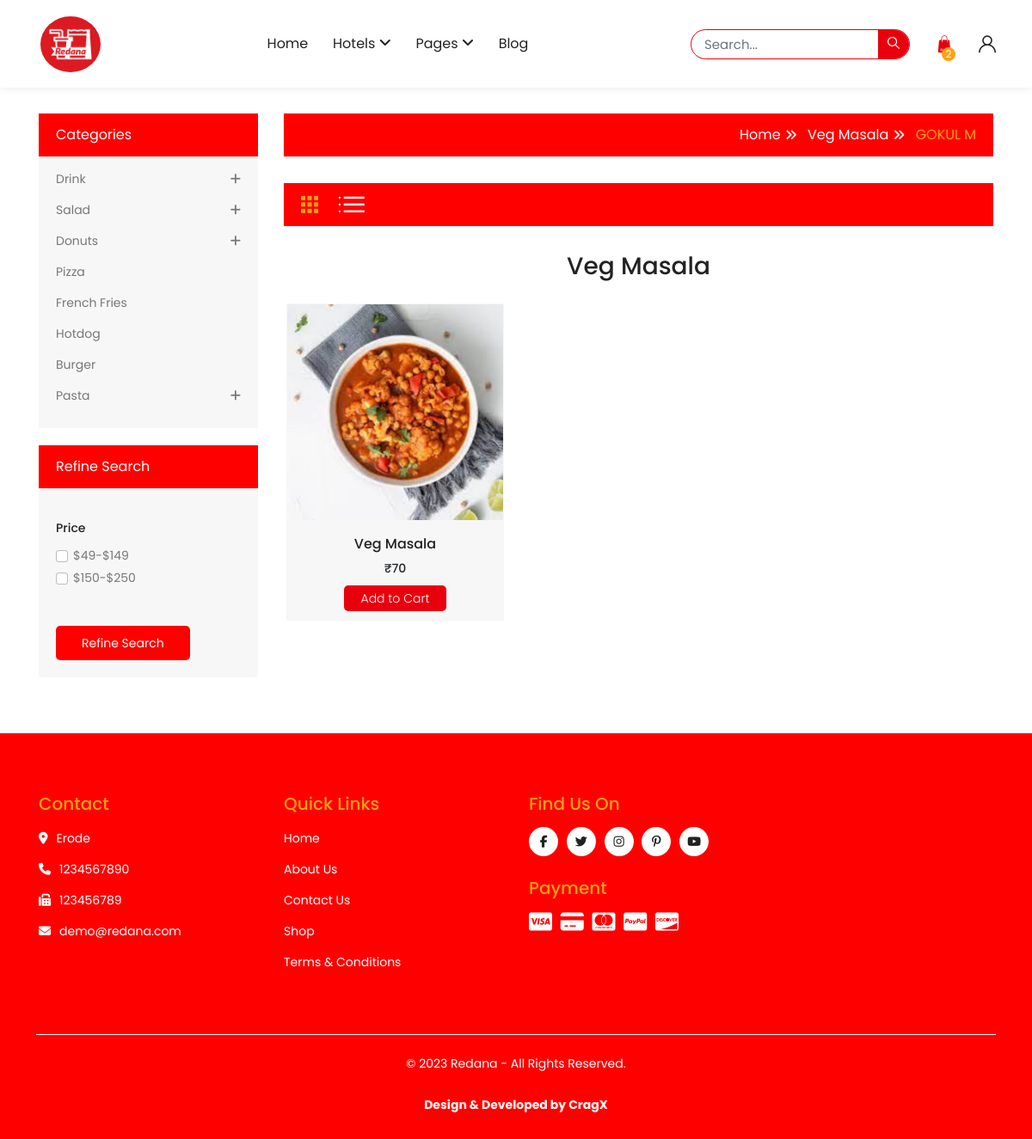
Page /category-index.php?hotelid=5735&name=GOKUL M&item=Veg Masala on the committed database.
### tables this page shows
CREATE TABLE `food_menu` (
  `food_id` int(11) NOT NULL,
  `vendor_id` int(11) NOT NULL,
  `food_name` varchar(50) NOT NULL,
  `food_cost` varchar(10) NOT NULL,
  `cuisines` varchar(100) NOT NULL,
  `cashondelivery` varchar(10) NOT NULL,
  `onlinepayment` varchar(10) NOT NULL,
  `food_snaps` varchar(50) NOT NULL
);

### category-index.php (the view, shortened to what this page needs)
<?php
include('./requiredfiles/connectiondb.php');
?>
<!DOCTYPE HTML>
<html lang="en-US">
<head>
	<link rel="stylesheet" href="assets/css/bootstrap.min.css">
	<link rel="stylesheet" href="assets/css/owl.carousel.css" type="text/css" media="all" />
	<link rel="stylesheet" href="https://cdnjs.cloudflare.com/ajax/libs/font-awesome/6.4.2/css/all.min.css" />
	<link rel="stylesheet" href="assets/fonts/themability-font.css" type="text/css" media="all" />
	<link rel="stylesheet" href="style.css" type="text/css" media="all" />
	<link rel="stylesheet" href="assets/css/themability_megamenu.css">
</head>
<body class="homepage">
	<header class="">
		<div class="container">
			<div class="header-inner">
				<div class="header-left">
					<div id="logo">
						<a href="index.php">
							<img style="width: 80px;height: 75px; border-radius: 50%; padding: 5px;" src="assets/images/Redana-logo.png" title="redana" alt="Redana" class="img-responsive">
						</a>
					</div>
				</div>
				<div class="header-center">
					<div class="themability_megamenu-style-dev">
						<div class="responsive themability_default">
							<nav class="navbar-default">
								<div class=" container-themability_megamenu   horizontal ">
									<div class="themability_megamenu-wrapper megamenu_typeheader">
										<div class="themability_megamenu-pattern">
											<div class="container">
												<ul class="themability_megamenu" data-megamenuid="55"
													data-transition="slide" data-animationtime="500">
													<li class="home">
														<a href="index.php">
															<span><strong> Home </strong></span>
														</a>
													</li>
													<li class="with-sub-menu click">
														<a href="#" class="clearfix">
															<strong>
																Hotels
															</strong>
															<b class="fa fa-angle-down"></b>
														</a>
													</li>
													<li class="with-sub-menu click">
														<a href="#" class="clearfix">
															<strong>
																Pages
															</strong>
															<b class="fa fa-angle-down"></b>
														</a>
													</li>
													<li class="">
														<a href="#" class="clearfix">
															<strong>
																Blog
															</strong>
														</a>
													</li>
												</ul>
											</div>
										</div>
									</div>
								</div>
							</nav>
						</div>
					</div>
				</div>
				<div class="header-right">
					<div class="search-content">
						<div class="header-search">
							<div id="themabilitySearch" class="input-group themability-search">
								<input type="text" name="search" value="" placeholder="Search..."
									class="form-control input-lg ui-autocomplete-input" />
								<span class="btn-search input-group-btn">
									<button type="button" class="btn btn-default btn-lg"><i
											class="search-icon icon-search"></i></button>
								</span>
							</div>
						</div>
					</div>
					<div class="cart-content">
						<div id="cart" class="btn-group btn-block">
							<button type="button" data-toggle="dropdown"
								data-loading-text="<i class='fa fa-spinner fa-spin' aria-hidden='true'></i>"
								class="btn btn-inverse btn-block btn-lg dropdown-toggle"><i class="icon-bag"></i> <span
									id="cart-total">2<span class="hidden">item(s) - $0.00</span></span></button>
						</div>
					</div>
					<div id="header_ac" class="dropdown">
						<a href="#" title="My Account" class="dropdown-toggle" data-toggle="dropdown">
							<i class="icon-user1"></i><span class="hidden">My Account</span>
						</a>
					</div>
				</div>
			</div>
		</div>
	</header>
	<div class="blog-section donuts">
		<div class="container">
			<div class="row">
				<aside id="column-left" class="col-sm-3">
					<div class="category-content">
						<div class="box-category">
							<h3 class="toggled relative">Categories</h3>
							<ul class="list-unstyled parent" id="select-category">
								<li class="has-more-category">
									<a href="donuts.php" class="list-group-item main-item">Drink<span
											class="toggled"><i class="fa fa-plus"></i></span>
									</a>
								</li>
								<li class="has-more-category">
									<a href="#" class="list-group-item main-item">salad<span class="toggled"></span>
									</a>
								</li>
								<li class="has-more-category">
									<a href="#" class="list-group-item main-item">donuts<span class="toggled"></span>
									</a>
								</li>
								<li class="">
									<a href="#" class="list-group-item ">Pizza<span></span>
									</a>
								</li>
								<li class="">
									<a href="#" class="list-group-item ">french fries<span></span></a>
								</li>
								<li class="">
									<a href="#" class="list-group-item ">hotdog<span></span></a>
								</li>
								<li class="">
									<a href="#" class="list-group-item ">burger<span></span></a>
								</li>
								<li class="has-more-category">
									<a href="#" class="list-group-item main-item">pasta<span class="toggled"></span>
									</a>
								</li>
							</ul>
						</div>
					</div>
					<div class="panel panel-default filter">
						<div class="box-content">
							<div id="filter">
								<h3 class="toggled relative">Refine Search</h3>
								<div class="filter_box">
									<div class="list-group">
										<div class="list-group-items">
											<a class="list-group-item">price</a>
											<div class="list-group-item">
												<div id="filter-group2">
													<div class="checkbox">
														<label>
															<input type="checkbox" name="filter[]" value="3"
																class="form-check-input">
															$49-$149
														</label>
													</div>
													<div class="checkbox">
														<label>
															<input type="checkbox" name="filter[]" value="4"
																class="form-check-input">
															$150-$250
														</label>
													</div>
												</div>
											</div>
										</div>
									</div>
									<div class="panel-footer text-right">
										<button type="button" id="button-filter" class="btn btn-primary">Refine
											Search</button>
									</div>
								</div>
							</div>
						</div>
					</div>
				</aside>
				<div id="content" class="col-sm-9  all-blog">
					<div class="breadcrumb-main">
						<div class="breadcrumb-container clearfix">
							<ul class="breadcrumb">
								<li><a href="index.php">Home</a></li>
								<li><a href="hotel-index.php?item=Briyani"> <?php echo $_GET['item'];?> </a></li>
                                <li><a href="hotel-index.php?item=Briyani"> <?php echo $_GET['name'];?> </a></li>
							</ul>
						</div>
					</div>
					<div class="row">
						<div class="category-desc col-sm-12">
						</div>
					</div>
					<div class="category-info">
						<div class="row">
							<div class="col-sm-2 col-xs-5 category-list-grid">
								<div class="btn-group btn-group-sm">
									<button type="button" id="grid-view" class="btn btn-default active"
										data-toggle="tooltip" title="" data-original-title="Grid"><i
											class="icon-grid"></i></button>
									<button type="button" id="list-view" class="btn btn-default" data-toggle="tooltip"
										title="" data-original-title="List"><i class="icon-list"></i></button>
								</div>
							</div>
						</div>
					</div>
					<div class="category-row row">
						<h3 align='center'><?php echo $_GET['item']?></h3>
						<br><br><br>
						<?php
						$categorysql = "SELECT  *
                        FROM food_menu
                        JOIN vendorlogin ON food_menu.vendor_id = vendorlogin.vendor_id
                        WHERE food_menu.vendor_id={$_GET['hotelid']} and food_menu.cuisines Like '%{$_GET['item']}'";
						$categoryres = $con->query($categorysql);
						if($categoryres){
							foreach($categoryres as $categoryrow){
								echo "<div class='product-layout product-list col-xs-12'>
								<div class='product-thumb'>
									<div class='image'>
										<a href='product.php' class='thumb-image'>
											<img src='./vendor/foodimages/{$categoryrow['food_snaps']}' alt='{$categoryrow['name']}' title='{$categoryrow['name']}'
												class='img-responsive'>
										</a>
									</div>
									<div class='product-description'>
										<div style='text-align: center;' class='caption'>
											<div class='title-rating clearfix'>
												<h4 class='product-title'><a href='product.php'>{$categoryrow['food_name']}</a>
												</h4>
											</div>
											<div style='text-align: center;' class='price-cartbtn clearfix'>
												<p class='price'>
													₹{$categoryrow['food_cost']}
												</p>
												<br>
												<button class='addcart' type='button'><i
														class='icon-shopping-bag hidden'></i>
													<span class=''><a href='##'>Add to Cart</a>
													</span></button>
											</div>
										</div>
									</div>
								</div>
							</div>
							";
							}
						}
						?>
					</div>
				</div>
			</div>
		</div>
	</div>
	<footer>
		<div  class="container">
			<div class="footer-top">
				<div class="row">
					<div class="col-md-3">
						<div class="position-footer-left">
							<h5 class="toggled title">
								contact
							</h5>
							<ul class="list-unstyled">
								<li>
									<div class="site">
										<div class="contact_title"><i class="fa-solid fa-location-dot"></i></div>
										<div class="contact_site">Erode</div>
									</div>
								</li>
								<li>
									<div class="phone">
										<div class="contact_title"><i class="fa fa-phone"></i></div>
										<div class="contact_site">1234567890</div>
									</div>
								</li>
								<li>
									<div class="fax">
										<div class="contact_title"><i class="fa fa-fax"></i></div>
										<div class="contact_site">123456789</div>
									</div>
								</li>
								<li>
									<div class="email">
										<div class="contact_title"><i class="fa fa-envelope"></i></div>
										<div class="contact_site"><a href="mailto:#.com" class="contact_site">demo@redana.com</a></div>
									</div>
								</li>
							</ul>
						</div>
					</div>
					<div class="col-md-3">
						<h5 class="toggled">Quick links</h5>
						<ul class="list-unstyled">
							<li><a href="index.php" class="contact_site">Home</a></li>
							<li><a href="#" class="contact_site">About
									Us</a></li>
							<li><a href="#" class="contact_site">Contact
									Us</a></li>
							<li><a href="#" class="contact_site">Shop</a></li>
							<li><a href="#">Terms & Conditions</a></li>
						</ul>
					</div>
					<div class="col-md-3">
						<div class="position-footer-right">
							<div class="follow-link">
								<h4>find us on</h4>
								<div class="social-media">
									<a href="#" title="facebook"><i class="fa-brands fa-facebook-f"></i></a>
									<a href="#" title="facebook"><i class="fa-brands fa-twitter"></i></a>
									<a href="#" title="facebook"><i class="fa-brands fa-instagram"></i></a>
									<a href="#" title="facebook"><i class="fa-brands fa-pinterest-p"></i></a>
									<a href="#" title="facebook"><i class="fa-brands fa-youtube"></i></a>
								</div>
							</div>
							<div class="payment-link">
								<h4>payment</h4>
								<div class="payment-method">
									<a><i class="fa-brands fa-cc-visa"></i></a>
									<a><i class="fa fa-credit-card"></i></a>
									<a><i class="fa-brands fa-cc-mastercard"></i></a>
									<a><i class="fa-brands fa-cc-paypal"></i></a>
									<a><i class="fa-brands fa-cc-discover"></i></a>
								</div>
							</div>
						</div>
					</div>
				</div>
			</div>
			<p class="copyright"><a href="#"></a>© 2023 Redana - All Rights Reserved.<br><br><a href="http://cragx.rf.gd" target="_blank" ><b>Design & Developed by CragX</b></a></p>
		</div>
	</footer>
	<link href="../../cdnjs.cloudflare.com/ajax/libs/animate.css/3.7.2/animate.min.css" rel="stylesheet"/>
</body>
</html>

### assets/css/themability_megamenu.css (style rules this page uses)
.container-themability_megamenu .container { width: auto; padding: 0; }
.themability_megamenu-style-dev .navbar-default { background: transparent; position: relative; }
.themability_megamenu-wrapper { position: relative; }
ul.themability_megamenu { margin: 0px; list-style: none; position: relative; padding: 0 25px; }
ul.themability_megamenu>li { display: inline-block; }
ul.themability_megamenu>li>a { display: block; position: relative; font-size: 16px; padding: 7px 0; text-transform: capitalize; margin: 7px 0; }
ul.themability_megamenu>li>a strong { font-weight: 400; display: inline-block; }
@media (min-width: 992px) { .horizontal ul.themability_megamenu>li+li { margin-left: 25px; } }
@media (min-width: 992px) { .horizontal ul.themability_megamenu>li>a:after { content: ""; background: var(--secondary-hover-color); height: 2px; width: 0; position: absolute; left: 0; right: 0; bottom: 0; margin: auto; -webkit-transition: all .5s ease; -moz-transition: all .5s ease; -ms-transition: all .5s ease; -o-transition: all .5s ease; transition: all .5s ease; } }

### rows in the picture
food_menu: food_snaps (picture), food_name "Veg Masala", food_cost "70"

### other values in the picture
$_GET['item'] "Veg Masala"
$_GET['name'] "GOKUL M"
